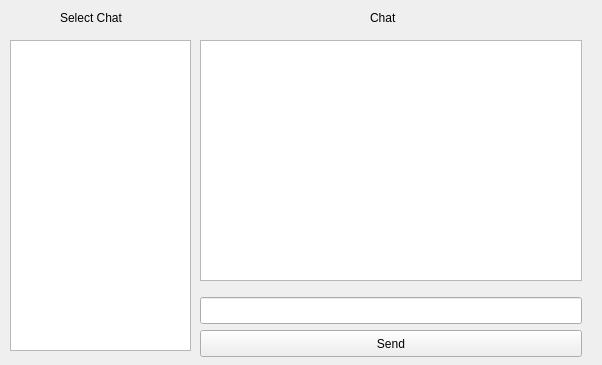
<?xml version="1.0" encoding="UTF-8"?>
<ui version="4.0">
 <class>displayMessagingGUI</class>
 <widget class="QWidget" name="displayMessagingGUI">
  <property name="geometry">
   <rect>
    <x>0</x>
    <y>0</y>
    <width>602</width>
    <height>365</height>
   </rect>
  </property>
  <property name="windowTitle">
   <string>Form</string>
  </property>
  <widget class="QListView" name="listView">
   <property name="geometry">
    <rect>
     <x>10</x>
     <y>40</y>
     <width>181</width>
     <height>311</height>
    </rect>
   </property>
  </widget>
  <widget class="QListView" name="listView_2">
   <property name="geometry">
    <rect>
     <x>200</x>
     <y>40</y>
     <width>382</width>
     <height>241</height>
    </rect>
   </property>
  </widget>
  <widget class="QLineEdit" name="chatBox">
   <property name="geometry">
    <rect>
     <x>200</x>
     <y>297</y>
     <width>382</width>
     <height>27</height>
    </rect>
   </property>
  </widget>
  <widget class="QPushButton" name="loadButton">
   <property name="geometry">
    <rect>
     <x>200</x>
     <y>330</y>
     <width>382</width>
     <height>27</height>
    </rect>
   </property>
   <property name="text">
    <string>Send</string>
   </property>
  </widget>
  <widget class="QLabel" name="label">
   <property name="geometry">
    <rect>
     <x>60</x>
     <y>10</y>
     <width>81</width>
     <height>16</height>
    </rect>
   </property>
   <property name="text">
    <string>Select Chat</string>
   </property>
  </widget>
  <widget class="QLabel" name="label_2">
   <property name="geometry">
    <rect>
     <x>370</x>
     <y>10</y>
     <width>81</width>
     <height>16</height>
    </rect>
   </property>
   <property name="text">
    <string>Chat</string>
   </property>
  </widget>
 </widget>
 <resources/>
 <connections/>
</ui>
